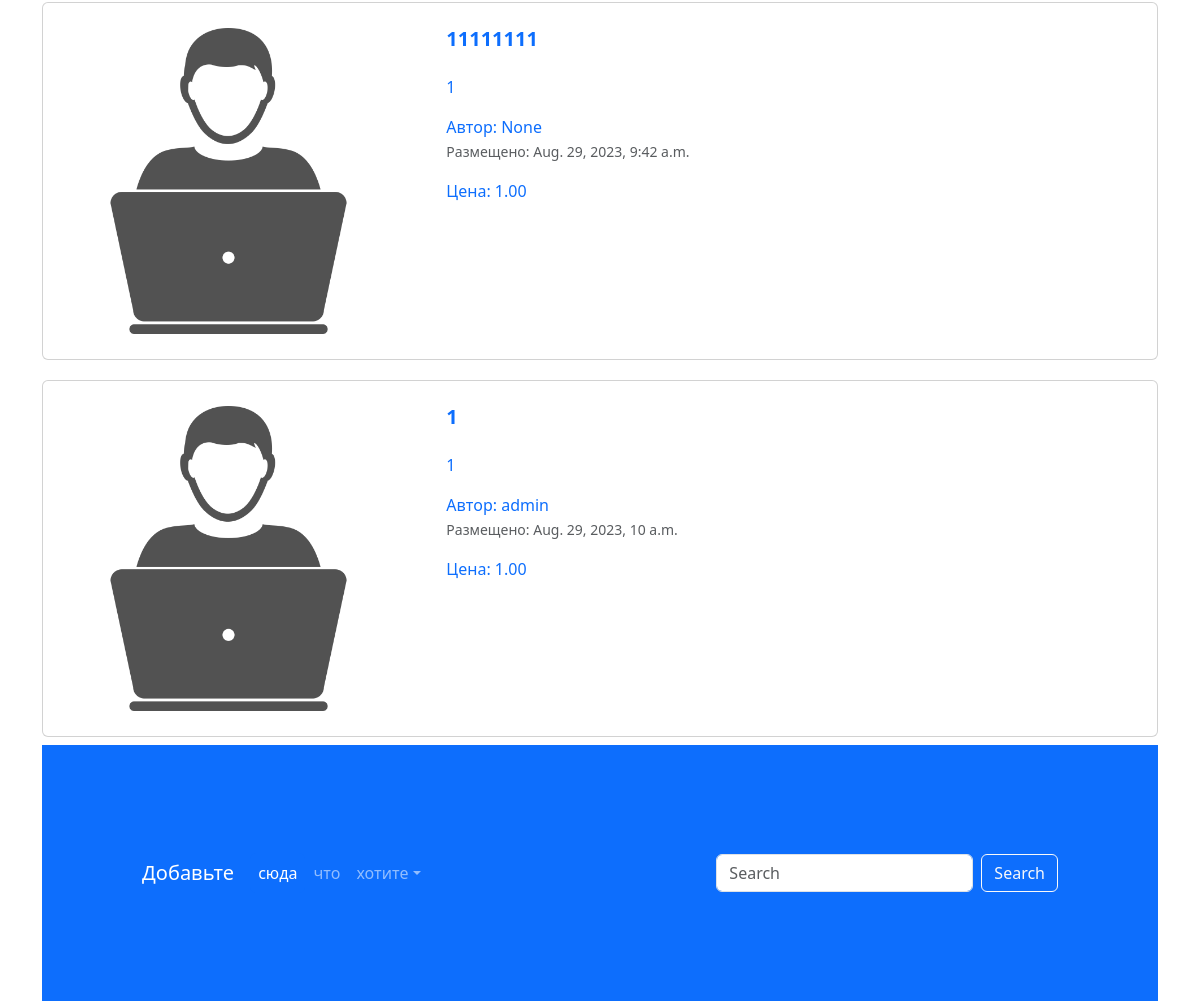
The app's page / (lower part), older data.
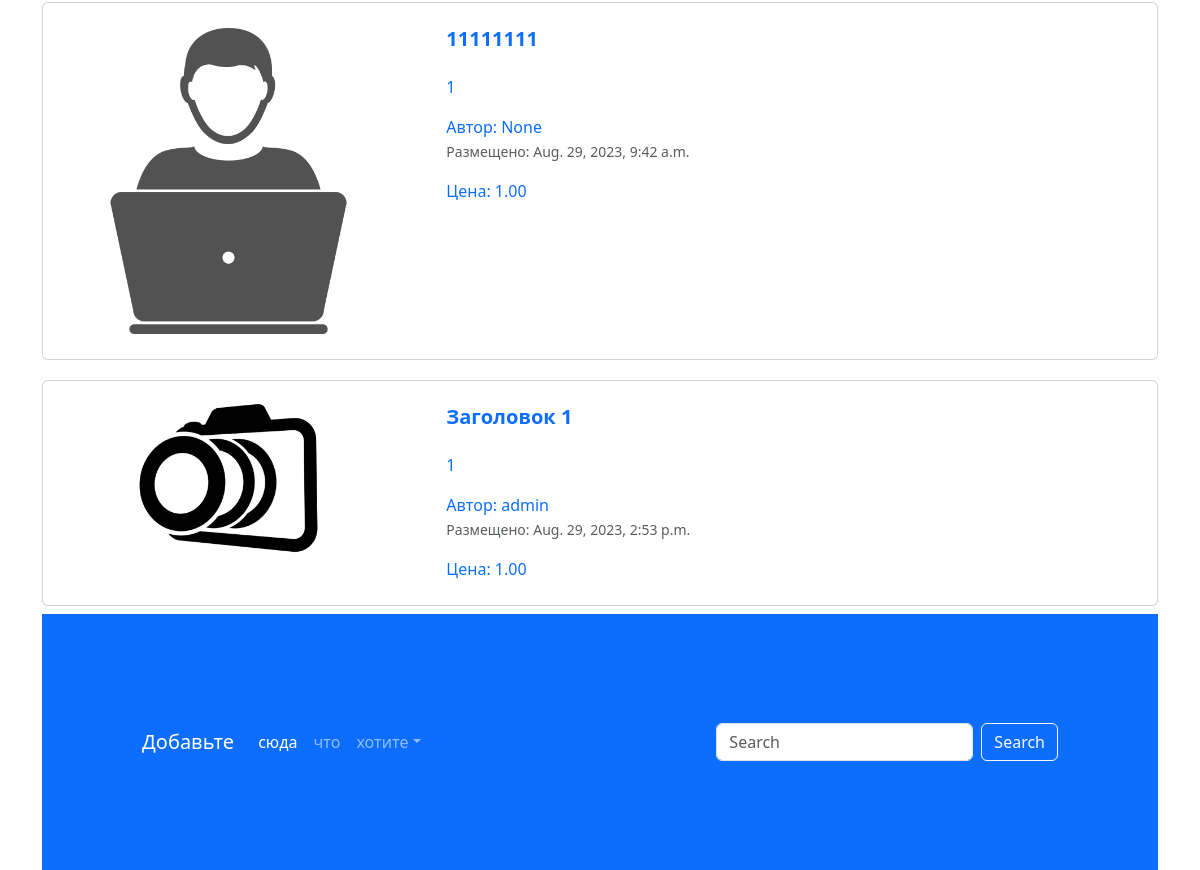
The same page, newer data.
### app_myproject/models.py (models this page shows, shortened)
class Advertisements(models.Model):
    title = models.CharField("Заголовок", max_length=128)
    description = models.TextField("Описание")
    price = models.DecimalField("Цена", max_digits=10, decimal_places=2)
    auction = models.BooleanField("Торг", help_text="Отметьте, если будет уместен торг")
    created_at = models.DateTimeField(auto_now_add=True)
    updated_at = models.DateTimeField(auto_now=True)
    db_table = 'advertisement'
    image = models.ImageField("Изображение", upload_to="advertisements/")
    user = models.ForeignKey(User, verbose_name="Пользователь", on_delete=models.CASCADE, null=True)
    def get_absolute_url(self):
        return reverse('adv-detail', kwargs={'pk': self.pk})

### app_myproject/views.py (the view)
# urls.py: path('', index, name='main-page'),
def index(request):
    title = request.GET.get('query')
    if title:
        advertisements = Advertisements.objects.filter(title__icontains=title)
    else:
        advertisements = Advertisements.objects.all()
    context = {"advertisements": advertisements, 'title': title}
    return render(request, 'app_advertisements/index.html', context)

### templates/app_advertisements/index.html (shortened to what this page needs)
{% extends 'base.html' %}
{% load static %}
{% block content %}
<ul class="nav nav-pills sticky-top bg-white nav-fill">
<div class="container">
  {% for adv in advertisements %}
  <div class="col">
    <div class="card mb-2" style="max-width: 1200px; margin-top: 20px;">
      <div class="row g-0">
        <div class="col-md-4">
          <a href='{{ adv.get_absolute_url }}' class="nav-link">
            <img src="{% if adv.image %} {{ adv.image.url }} {% else %} {% static 'img/adv.png' %} {% endif %}" class="img-fluid rounded-start" alt="Card title">
          </a>
        </div>
        <div class="col-md-8">
          <div class="card-body">
            <h5 class="card-title">
              <a href='{{ adv.get_absolute_url }}' class="nav-link"><strong>{{ adv.title }}</strong></a>
            </h5>
            <a href='{{ adv.get_absolute_url }}' class="nav-link">
              <p class="card-text">
               {{ adv.description }}
              </p>
              <span>Автор: {{ adv.user }}</span>
              <p class="card-text"><small class="text-muted">Размещено: {{ adv.created_at }}</small></p>
              <span>Цена: {{ adv.price }}</span>
            </a>
          </div>
        </div>
      </div>
    </div>
    {% endfor %}
<footer style="padding: 100px;" class="bg-primary">
  <nav class="navbar navbar-expand-sm navbar-dark">
    <a class="navbar-brand" href="#">Добавьте</a>
    <div class="collapse navbar-collapse" id="collapsibleNavId">
      <ul class="navbar-nav me-auto mt-2 mt-lg-0">
        <li class="nav-item">
          <a class="nav-link active" href="#" aria-current="page">сюда</a>
        </li>
        <li class="nav-item">
          <a class="nav-link" href="#">что</a>
        </li>
        <li class="nav-item dropdown">
          <a class="nav-link dropdown-toggle" href="#" id="dropdownId" data-bs-toggle="dropdown" aria-haspopup="true"
             aria-expanded="false">хотите</a>
        </li>
      </ul>
      <form class="d-flex my-2 my-lg-0">
        <input class="form-control me-sm-2" type="text" placeholder="Search">
        <button class="btn btn-outline-light my-2 my-sm-0" type="submit">Search</button>
      </form>
    </div>
  </nav>
</footer>
{% endblock %}

Row changes from the older to the newer data that the page shows:
removed Advertisements: image (picture), title "1", description "1", user "admin", created_at "Aug. 29, 2023, 10 a.m.", price "1.00"
added Advertisements: image (picture), title "Заголовок 1", description "1", user "admin", created_at "Aug. 29, 2023, 2:53 p.m.", price "1.00"
